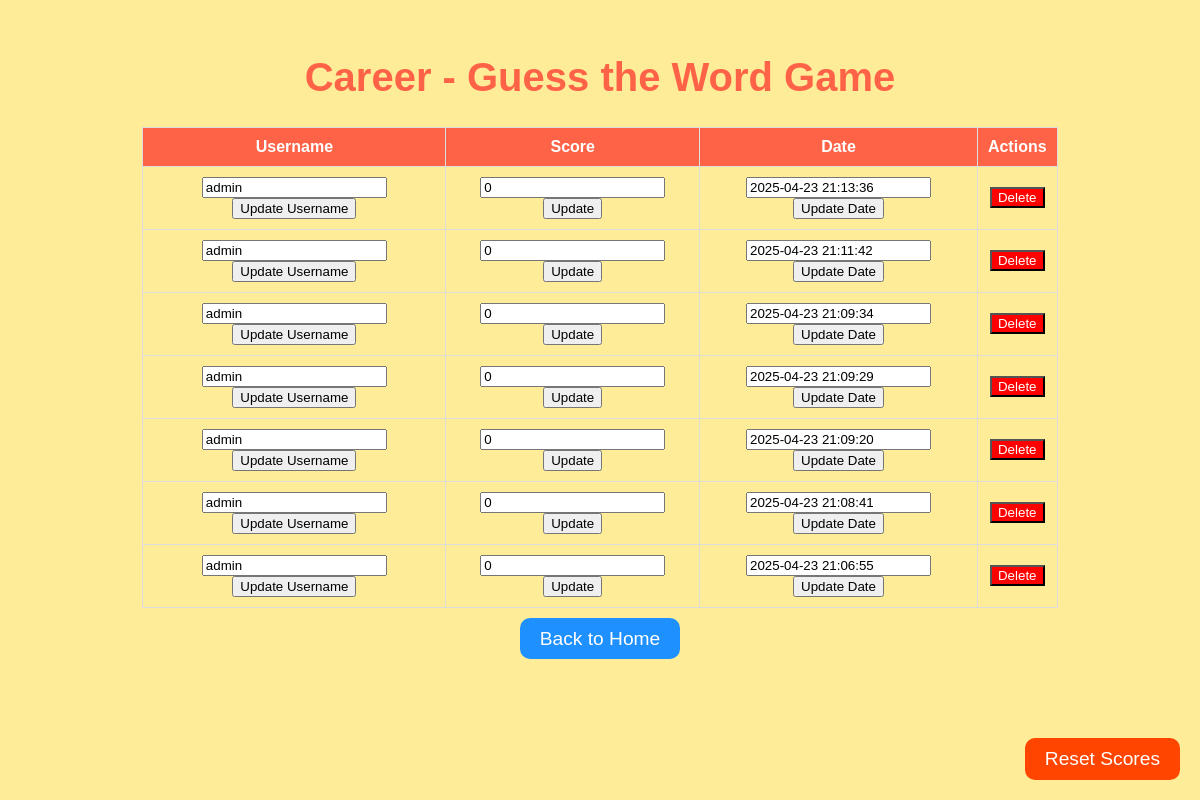
The page /history (signed in) on the database its author committed.
### tables this page shows
CREATE TABLE game_history (
                        id INTEGER PRIMARY KEY AUTOINCREMENT,
                        score INTEGER,
                        date TEXT,
                        username TEXT);

### main.py (the view)
@app.route('/history')
def career():
    if 'username' not in session:
        return redirect(url_for('login.login'))  # ถ้ายังไม่ได้ล็อกอิน ให้ไปหน้า login
    conn = get_db_connection()
    game_history_query = conn.execute('SELECT * FROM game_history ORDER BY date DESC').fetchall()
    conn.close()
    return render_template('career.html', game_history=game_history_query)

### main.py (called while the page is built)
def get_db_connection():
    conn = sqlite3.connect('game.db')
    conn.row_factory = sqlite3.Row  # จะได้ข้อมูลเป็น dictionary
    return conn

@app.after_request
def add_header(response):
    response.headers["Cache-Control"] = "no-cache, no-store, must-revalidate"
    response.headers["Pragma"] = "no-cache"
    response.headers["Expires"] = "0"
    return response

### templates/career.html (shortened to what this page needs)
<!DOCTYPE html>
<html lang="en">
<head>
</head>
<body>
    <h1>Career - Guess the Word Game</h1>
    <table>
        <thead>
            <tr>
                <th>Username</th>
                <th>Score</th>
                <th>Date</th>
                {% if session['username']|lower == 'admin' %}
                <th>Actions</th>
                {% endif %}
            </tr>
        </thead>
        <tbody>
            {% for history in game_history %}
                <tr>
                    <td>
                        {% if session['username']|lower == 'admin' %}
                            <form action="{{ url_for('update_user', history_id=history['id']) }}" method="post">
                                <input type="text" name="username" value="{{ history['username'] }}" required>
                                <button type="submit">Update Username</button>
                            </form>
                        {% else %}
                            {{ history['username'] }}
                        {% endif %}
                    </td>
                    <td>
                        {% if session['username']|lower == 'admin' %}
                            <form action="{{ url_for('update_score', history_id=history['id']) }}" method="post">
                                <input type="number" name="score" value="{{ history['score'] }}" required>
                                <button type="submit">Update</button>
                            </form>
                        {% else %}
                            {{ history['score'] }}
                        {% endif %}
                    </td>
                    <td>
                        {% if session['username']|lower == 'admin' %}
                            <form action="{{ url_for('update_date', history_id=history['id']) }}" method="post">
                                <input type="text" name="date" value="{{ history['date'] }}" required>
                                <button type="submit">Update Date</button>
                            </form>
                        {% else %}
                            {{ history['date'] }}
                        {% endif %}
                    </td>
                    {% if session['username']|lower == 'admin' %}
                        <td>
                            <form action="{{ url_for('delete_score', history_id=history['id']) }}" method="post">
                                <button type="submit" style="background-color: red; color: white;">Delete</button>
                            </form>
                        </td>
                    {% endif %}
                </tr>
            {% endfor %}
        </tbody>
    </table>
    {% if session['username']|lower == 'admin' %}
        <form action="{{ url_for('reset_career') }}" method="post">
            <button type="submit" class="reset-btn">Reset Scores</button>
        </form>
    {% endif %}
    <a href="/" class="btn">Back to Home</a>
</body>
</html>

### templates/career.html (style rules this page uses)
body { font-family: 'Comic Sans MS', sans-serif; background-color: #FFEC99; color: #333; text-align: center; padding: 20px; }
h1 { font-size: 2.5em; color: #FF6347; }
table { width: 80%; margin: 20px auto; border-collapse: collapse; }
th, td { padding: 10px; text-align: center; border: 1px solid #ddd; }
th { background-color: #FF6347; color: white; }
.btn { margin-top: 20px; padding: 10px 20px; font-size: 1.2em; border: none; border-radius: 10px; cursor: pointer; background-color: #1E90FF; color: white; text-decoration: none; }
.reset-btn { padding: 10px 20px; font-size: 1.2em; border: none; border-radius: 10px; cursor: pointer; background-color: #FF4500; color: white; position: fixed; bottom: 20px; right: 20px; z-index: 10; }

### rows shown on the page
game_history: username "admin", score "0", date "2025-04-23 21:13:36"
game_history: username "admin", score "0", date "2025-04-23 21:11:42"
game_history: username "admin", score "0", date "2025-04-23 21:09:34"
game_history: username "admin", score "0", date "2025-04-23 21:09:29"
game_history: username "admin", score "0", date "2025-04-23 21:09:20"
game_history: username "admin", score "0", date "2025-04-23 21:08:41"
game_history: username "admin", score "0", date "2025-04-23 21:06:55"
